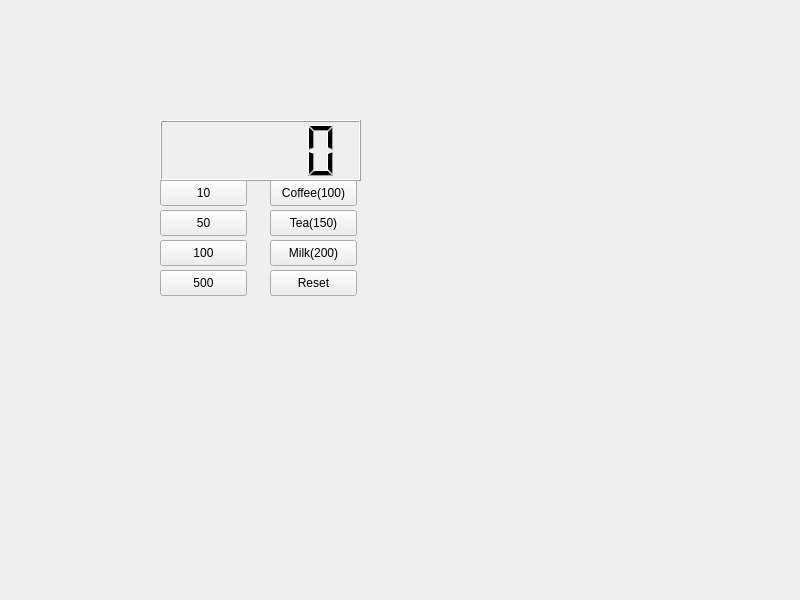
<?xml version="1.0" encoding="UTF-8"?>
<ui version="4.0">
 <class>Widget</class>
 <widget class="QWidget" name="Widget">
  <property name="geometry">
   <rect>
    <x>0</x>
    <y>0</y>
    <width>800</width>
    <height>600</height>
   </rect>
  </property>
  <property name="windowTitle">
   <string>Widget</string>
  </property>
  <widget class="QLCDNumber" name="lcdNumber">
   <property name="geometry">
    <rect>
     <x>160</x>
     <y>120</y>
     <width>201</width>
     <height>61</height>
    </rect>
   </property>
  </widget>
  <widget class="QPushButton" name="pb10">
   <property name="geometry">
    <rect>
     <x>160</x>
     <y>180</y>
     <width>87</width>
     <height>26</height>
    </rect>
   </property>
   <property name="text">
    <string>10</string>
   </property>
  </widget>
  <widget class="QPushButton" name="pb50">
   <property name="geometry">
    <rect>
     <x>160</x>
     <y>210</y>
     <width>87</width>
     <height>26</height>
    </rect>
   </property>
   <property name="text">
    <string>50</string>
   </property>
  </widget>
  <widget class="QPushButton" name="pb100">
   <property name="geometry">
    <rect>
     <x>160</x>
     <y>240</y>
     <width>87</width>
     <height>26</height>
    </rect>
   </property>
   <property name="text">
    <string>100</string>
   </property>
  </widget>
  <widget class="QPushButton" name="pb500">
   <property name="geometry">
    <rect>
     <x>160</x>
     <y>270</y>
     <width>87</width>
     <height>26</height>
    </rect>
   </property>
   <property name="text">
    <string>500</string>
   </property>
  </widget>
  <widget class="QPushButton" name="pbCoffee">
   <property name="geometry">
    <rect>
     <x>270</x>
     <y>180</y>
     <width>87</width>
     <height>26</height>
    </rect>
   </property>
   <property name="text">
    <string>Coffee(100)</string>
   </property>
  </widget>
  <widget class="QPushButton" name="pbTea">
   <property name="geometry">
    <rect>
     <x>270</x>
     <y>210</y>
     <width>87</width>
     <height>26</height>
    </rect>
   </property>
   <property name="text">
    <string>Tea(150)</string>
   </property>
  </widget>
  <widget class="QPushButton" name="pbMilk">
   <property name="geometry">
    <rect>
     <x>270</x>
     <y>240</y>
     <width>87</width>
     <height>26</height>
    </rect>
   </property>
   <property name="text">
    <string>Milk(200)</string>
   </property>
  </widget>
  <widget class="QPushButton" name="pbReset">
   <property name="geometry">
    <rect>
     <x>270</x>
     <y>270</y>
     <width>87</width>
     <height>26</height>
    </rect>
   </property>
   <property name="text">
    <string>Reset</string>
   </property>
  </widget>
 </widget>
 <resources/>
 <connections/>
</ui>
